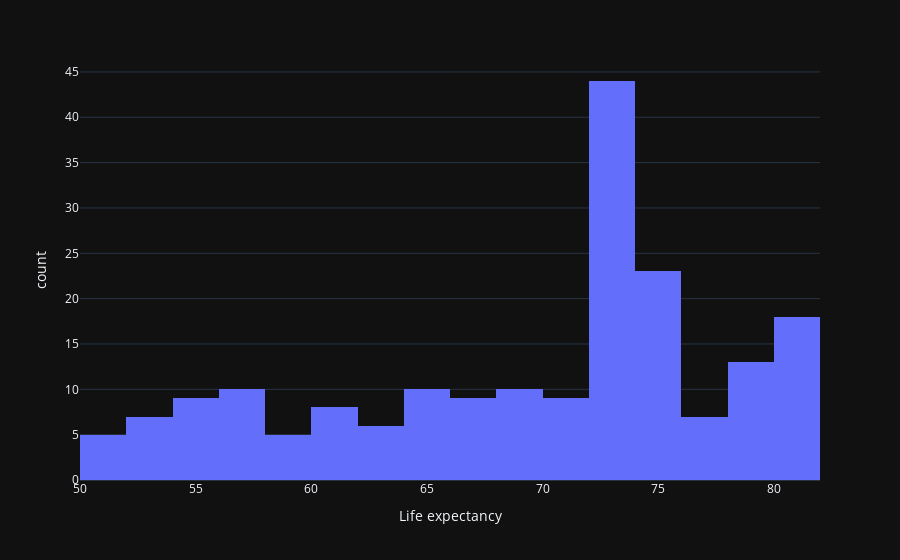

The notebook cell saved with this chart:
### Code cell
# Group by 'Country' and take the mean value of 'Life expectancy '
country_life_expectancy = df.groupby('Country')['Life expectancy '].mean()

# Plot the histogram for unique countries
fig = px.histogram(country_life_expectancy, x='Life expectancy ', nbins=30, template='plotly_dark')
fig.show()

### Figure 1 — Plotly figure (JSON) as saved in the notebook; plotly's stock layout.template omitted (floating-point values rounded to 4 significant figures; data arrays with more than 128 entries replaced by an {"elided": "..."} marker saying what was removed)
{"data": [{"alignmentgroup": "True", "bingroup": "x", "hovertemplate": "Life expectancy =%{x}<br>count=%{y}<extra></extra>", "legendgroup": "", "marker": {"color": "#636efa", "pattern": {"shape": ""}}, "name": "", "nbinsx": 30, "offsetgroup": "", "orientation": "v", "showlegend": false, "x": {"elided": "193 float values"}, "xaxis": "x", "yaxis": "y", "type": "histogram"}], "layout": {"xaxis": {"anchor": "y", "domain": [0, 1], "title": {"text": "Life expectancy "}, "type": "linear", "range": [50, 82], "autorange": true}, "yaxis": {"anchor": "x", "domain": [0, 1], "title": {"text": "count"}, "range": [0, 46.32], "autorange": true}, "legend": {"tracegroupgap": 0}, "margin": {"t": 60}, "barmode": "relative", "autosize": true}}
